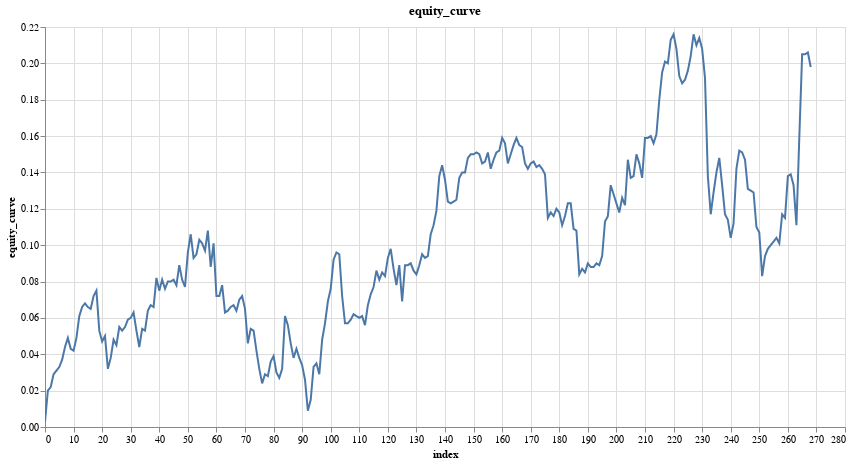

Notebook source saved alongside this figure:
### Code cell
research.plot_column(model_trades, 'equity_curve')

### Figure 1 — Vega specification as saved in the notebook (floating-point values rounded to 4 significant figures; data arrays with more than 128 entries replaced by an {"elided": "..."} marker saying what was removed)
{"$schema": "https://vega.github.io/schema/vega/v5.json", "data": [{"name": "param_12_store"}, {"name": "source_0", "values": {"elided": "269 records"}}, {"name": "source_0_x_domain_index", "values": [{"min": 0, "max": 268}]}, {"name": "source_0_y_domain_equity_curve", "values": [{"min": 0.003, "max": 0.216}]}], "signals": [{"name": "unit", "value": {}, "on": [{"events": "pointermove", "update": "isTuple(group()) ? group() : unit"}]}, {"name": "param_12", "update": "vlSelectionResolve(\"param_12_store\", \"union\")"}, {"name": "param_12_index", "on": [{"events": [{"source": "view", "type": "dblclick"}], "update": "null"}, {"events": {"signal": "param_12_translate_delta"}, "update": "panLinear(param_12_translate_anchor.extent_x, -param_12_translate_delta.x / width)"}, {"events": {"signal": "param_12_zoom_delta"}, "update": "zoomLinear(domain(\"x\"), param_12_zoom_anchor.x, param_12_zoom_delta)"}]}, {"name": "param_12_equity_curve", "on": [{"events": [{"source": "view", "type": "dblclick"}], "update": "null"}, {"events": {"signal": "param_12_translate_delta"}, "update": "panLinear(param_12_translate_anchor.extent_y, param_12_translate_delta.y / height)"}, {"events": {"signal": "param_12_zoom_delta"}, "update": "zoomLinear(domain(\"y\"), param_12_zoom_anchor.y, param_12_zoom_delta)"}]}, {"name": "param_12_tuple", "on": [{"events": [{"signal": "param_12_index || param_12_equity_curve"}], "update": "param_12_index && param_12_equity_curve ? {unit: \"\", fields: param_12_tuple_fields, values: [param_12_index,param_12_equity_curve]} : null"}]}, {"name": "param_12_tuple_fields", "value": [{"field": "index", "channel": "x", "type": "R"}, {"field": "equity_curve", "channel": "y", "type": "R"}]}, {"name": "param_12_translate_anchor", "value": {}, "on": [{"events": [{"source": "scope", "type": "pointerdown"}], "update": "{x: x(unit), y: y(unit), extent_x: domain(\"x\"), extent_y: domain(\"y\")}"}]}, {"name": "param_12_translate_delta", "value": {}, "on": [{"events": [{"source": "window", "between": [{"source": "scope", "type": "pointerdown"}, {"source": "window", "type": "pointerup"}], "consume": true, "type": "pointermove"}], "update": "{x: param_12_translate_anchor.x - x(unit), y: param_12_translate_anchor.y - y(unit)}"}]}, {"name": "param_12_zoom_anchor", "on": [{"events": [{"source": "scope", "type": "wheel", "consume": true}], "update": "{x: invert(\"x\", x(unit)), y: invert(\"y\", y(unit))}"}]}, {"name": "param_12_zoom_delta", "on": [{"events": [{"source": "scope", "type": "wheel", "consume": true}], "update": "pow(1.001, event.deltaY * pow(16, event.deltaMode))", "force": true}]}, {"name": "param_12_modify", "on": [{"events": {"signal": "param_12_tuple"}, "update": "modify(\"param_12_store\", param_12_tuple, true)"}]}], "marks": [{"type": "line", "name": "marks", "from": {"data": "source_0"}, "sort": {"field": "x"}, "encode": {"update": {"x": {"field": "index", "scale": "x"}, "stroke": {"value": "#4c78a8"}, "tooltip": {"signal": "{\"index\": format(datum[\"index\"], \"\"), \"equity_curve\": format(datum[\"equity_curve\"], \"\")}"}, "defined": {"signal": "isValid(datum[\"index\"]) && isFinite(+datum[\"index\"]) && isValid(datum[\"equity_curve\"]) && isFinite(+datum[\"equity_curve\"])"}, "y": {"field": "equity_curve", "scale": "y"}}}, "interactive": true, "clip": true, "style": ["line"]}], "scales": [{"name": "x", "type": "linear", "domain": [{"signal": "(data(\"source_0_x_domain_index\")[0] || {}).min"}, {"signal": "(data(\"source_0_x_domain_index\")[0] || {}).max"}], "range": [0, {"signal": "width"}], "domainRaw": {"signal": "param_12[\"index\"]"}, "nice": true, "zero": false}, {"name": "y", "type": "linear", "domain": [{"signal": "(data(\"source_0_y_domain_equity_curve\")[0] || {}).min"}, {"signal": "(data(\"source_0_y_domain_equity_curve\")[0] || {}).max"}], "range": [{"signal": "height"}, 0], "domainRaw": {"signal": "param_12[\"equity_curve\"]"}, "nice": true, "zero": true}], "axes": [{"scale": "x", "minExtent": 0, "maxExtent": 0, "grid": true, "aria": false, "labels": false, "domain": false, "tickCount": {"signal": "ceil(width/40)"}, "zindex": 0, "gridScale": "y", "ticks": false, "orient": "bottom"}, {"scale": "y", "maxExtent": 0, "aria": false, "orient": "left", "tickCount": {"signal": "ceil(height/40)"}, "domain": false, "grid": true, "labels": false, "minExtent": 0, "ticks": false, "gridScale": "x", "zindex": 0}, {"scale": "x", "grid": false, "labelFlush": true, "zindex": 0, "labelOverlap": true, "title": "index", "orient": "bottom", "tickCount": {"signal": "ceil(width/40)"}}, {"scale": "y", "orient": "left", "tickCount": {"signal": "ceil(height/40)"}, "title": "equity_curve", "labelOverlap": true, "zindex": 0, "grid": false}], "title": {"text": "equity_curve", "frame": "group"}, "height": 400, "width": 800, "background": "white", "style": "cell", "padding": 5}
